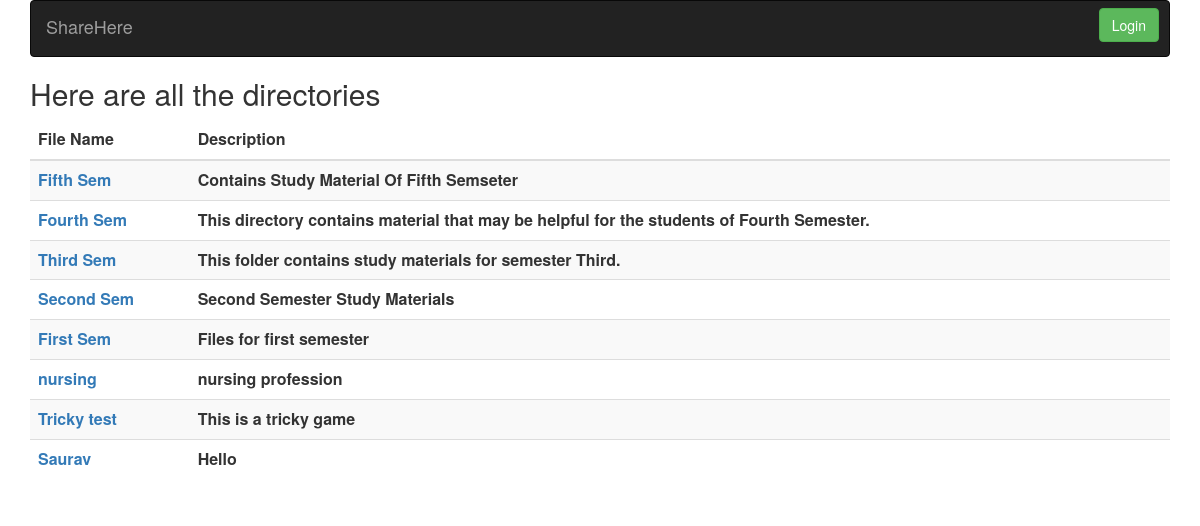
The page /file/ on the database its author committed.
### files/models.py (models this page shows, shortened)
class Directory(models.Model):
    dir_name = models.CharField(max_length=30)
    description = models.TextField(blank=True, null=True, max_length=50)

### files/views.py (the view)
# urls.py: path(r'', views.homepage, name="homepage"),
def homepage(request):
    all_directories = Directory.objects.all()
    context = {'all_directories': all_directories}
    return render(request, 'files/homepage.html', context)

### files/templates/files/homepage.html (shortened to what this page needs)
{% extends "files/base_layout.html" %}
{% block content %}
    <div class="container">
        <nav class="navbar navbar-inverse">
            <div class="container-fluid">
                <div class="navbar-header">
                    <a class="navbar-brand" href="{% url 'homepage' %}">ShareHere</a>
                </div>
                  <ul class="nav navbar-nav navbar-right">
                      {% if user.username %}
                          <li>
                          <form action="{% url 'create_directory' %}" method="get">{% csrf_token %} <button class="btn btn-success">Add Directory</button> </form>
                          </li>
                          <li>
                          <form action="logout/" method="post"> {% csrf_token %}<button class="btn btn-success">Logout</button> </form>
                          </li>
                      {% else %}
                          <li>
                            <form action="login/" method="get">{% csrf_token %}<button class="btn btn-success" >Login
                             </button> </form>
                          </li>
                      {% endif %}
            </ul>
            </div>
        </nav>
        {% if all_directories %}
        <h2>Here are all the directories</h2>
        <table class="table table-striped">
                <thead>
                <tr>
                    <th>File Name</th>
                    <th>Description</th>
                </tr>
                </thead>
          <tbody>
            {% for directory in all_directories %}
              <tr>
                    <th><a href="{{ directory.id }}/">{{ directory.dir_name }}</a></th>
                    <th>{{ directory.description}}</th>
              </tr>
            {% endfor %}
          </tbody>
        </table>
        {% else %}
            <h3>You Don't Have Any Directory</h3>
        {% endif %}
    </div>
{% endblock %}

### files/templates/files/base_layout.html (shortened to what this page needs)
    {% load staticfiles %}
    <link rel="stylesheet" type="text/css" href="{% static 'files/css/style.css' %}"/>
    <link rel="stylesheet" href="https://maxcdn.bootstrapcdn.com/bootstrap/3.3.7/css/bootstrap.min.css">
{% block content %}
{% endblock %}

### files/static/files/css/style.css (style rules this page uses)
.nav li form button { margin-top: 7px; margin-right: 10px; }

### rows shown on the page
Directory: dir_name "Fifth Sem", description "Contains Study Material Of Fifth Semseter"
Directory: dir_name "Fourth Sem", description "This directory contains material that may be helpful for the students of Fourth Semester."
Directory: dir_name "Third Sem", description "This folder contains study materials for semester Third."
Directory: dir_name "Second Sem", description "Second Semester Study Materials"
Directory: dir_name "First Sem", description "Files for first semester"
Directory: dir_name "nursing", description "nursing profession"
Directory: dir_name "Tricky test", description "This is a tricky game"
Directory: dir_name "Saurav", description "Hello"
